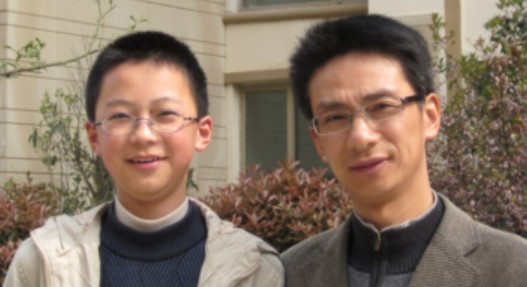
#> input picture 人工智能/人脸识别/pic1.JPG, 527 x 287 px
$ python face_detection.py
#> lines starting #> are read from the running program, lines starting #| are printed output that depends on the picture; after the words box and inside, x2 and y2 are one past the last pixel; in counts of white or black regions, pixels touching at a corner belong together
# 导入必要的包
import cv2

# 读入要检测的图像
face_image = cv2.imread("pic1.JPG")
#> face_image is the input picture: shape (287, 527, 3); mean B, G, R 99.8, 116, 134.9
# face_image = cv2.imread("pic2.JPG")

# 加载人脸检测器
face_model = cv2.CascadeClassifier('haarcascade_frontalface_default.xml')

# 人脸检测
faces = face_model.detectMultiScale(face_image, 1.3)
#> faces = [[79, 64, 129, 129], [290, 56, 147, 147]]
print(faces)
#| [[ 79  64 129 129]
#|  [290  56 147 147]]

# 绘制矩形框
for (x, y, w, h) in faces:
    cv2.rectangle(face_image, (x, y), (x + w, y + h), (0, 255, 0), 2)
#> this loop made 2 passes
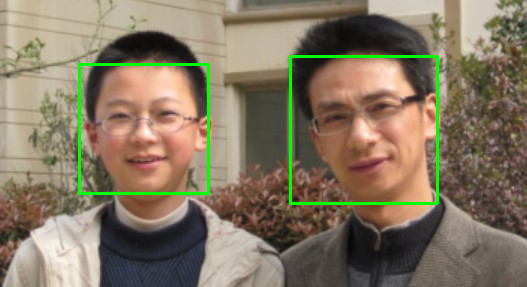
#> face_image: shape (287, 527, 3); 2.18% of pixels changed, all inside (x1, y1, x2, y2) = (78, 55, 439, 205)

# 显示图像
cv2.imshow("detection result", face_image)
cv2.waitKey(0)
cv2.destroyAllWindows()

$ run again, with 人工智能/人脸识别/pic2.JPG copied over 人工智能/人脸识别/pic1.JPG
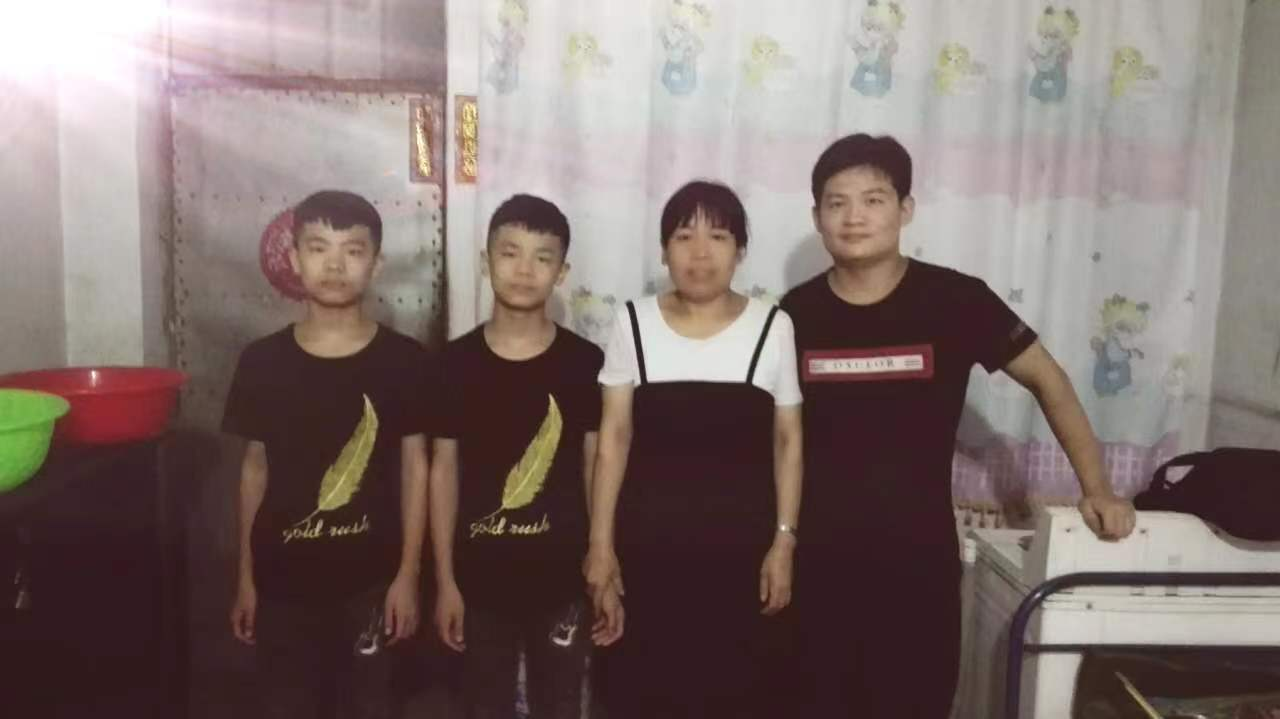
#> input picture 人工智能/人脸识别/pic2.JPG, 1280 x 719 px
#> face_image is the input picture: shape (719, 1280, 3); mean B, G, R 108.1, 111.4, 126.9
#> faces = [[806, 163, 101, 101], [477, 219, 96, 96], [562, 272, 69, 69], [1091, 278, 77, 77], [658, 204, 89, 89], [290, 215, 89, 89]]
#| [[ 806  163  101  101]
#|  [ 477  219   96   96]
#|  [ 562  272   69   69]
#|  [1091  278   77   77]
#|  [ 658  204   89   89]
#|  [ 290  215   89   89]]
#> the loop `for (x, y, w, h) in faces:` made 6 passes
#> after the loop `for (x, y, w, h) in faces:`:
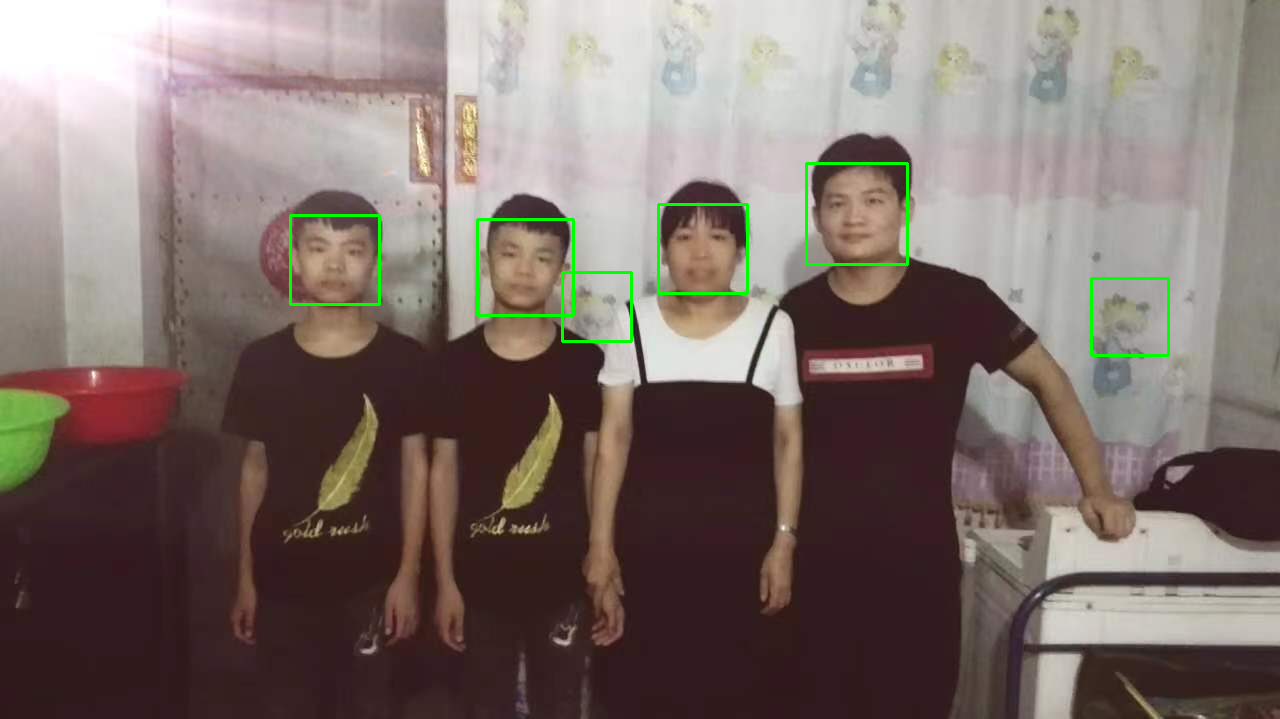
#> face_image: shape (719, 1280, 3); 0.67% of pixels changed, all inside (x1, y1, x2, y2) = (289, 162, 1170, 357)
